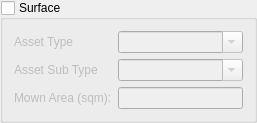
  <widget class="QGroupBox" name="Surface_Group">
   <property name="enabled">
    <bool>true</bool>
   </property>
   <property name="geometry">
    <rect>
     <x>290</x>
     <y>280</y>
     <width>251</width>
     <height>117</height>
    </rect>
   </property>
   <property name="title">
    <string>Surface</string>
   </property>
   <property name="checkable">
    <bool>true</bool>
   </property>
   <property name="checked">
    <bool>false</bool>
   </property>
   <layout class="QFormLayout" name="formLayout_11">
    <item row="0" column="0">
     <widget class="QLabel" name="label_72">
      <property name="text">
       <string>Asset Type</string>
      </property>
     </widget>
    </item>
    <item row="0" column="1">
     <widget class="QComboBox" name="S_Asset_Type">
      <property name="editable">
       <bool>true</bool>
      </property>
      <item>
       <property name="text">
        <string/>
       </property>
      </item>
      <item>
       <property name="text">
        <string>Playing Surface</string>
       </property>
      </item>
      <item>
       <property name="text">
        <string>Passive Surface</string>
       </property>
      </item>
      <item>
       <property name="text">
        <string>Hard Surface</string>
       </property>
      </item>
      <item>
       <property name="text">
        <string>Cricket Pitch</string>
       </property>
      </item>
      <item>
       <property name="text">
        <string>Netball Court</string>
       </property>
      </item>
      <item>
       <property name="text">
        <string>Basket Ball Court</string>
       </property>
      </item>
      <item>
       <property name="text">
        <string>Tennis Court</string>
       </property>
      </item>
     </widget>
    </item>
    <item row="1" column="0">
     <widget class="QLabel" name="label_73">
      <property name="text">
       <string>Asset Sub Type</string>
      </property>
     </widget>
    </item>
    <item row="1" column="1">
     <widget class="QComboBox" name="S_Asset_Sub_Type">
      <property name="editable">
       <bool>true</bool>
      </property>
      <item>
       <property name="text">
        <string/>
       </property>
      </item>
      <item>
       <property name="text">
        <string>Grass</string>
       </property>
      </item>
      <item>
       <property name="text">
        <string>Turf</string>
       </property>
      </item>
      <item>
       <property name="text">
        <string>Sythetic Surface</string>
       </property>
      </item>
      <item>
       <property name="text">
        <string>Clay</string>
       </property>
      </item>
      <item>
       <property name="text">
        <string>Concrete</string>
       </property>
      </item>
     </widget>
    </item>
    <item row="2" column="1">
     <widget class="QLineEdit" name="Mown_Area"/>
    </item>
    <item row="2" column="0">
     <widget class="QLabel" name="label_44">
      <property name="text">
       <string>Mown Area (sqm):</string>
      </property>
     </widget>
    </item>
   </layout>
  </widget>
